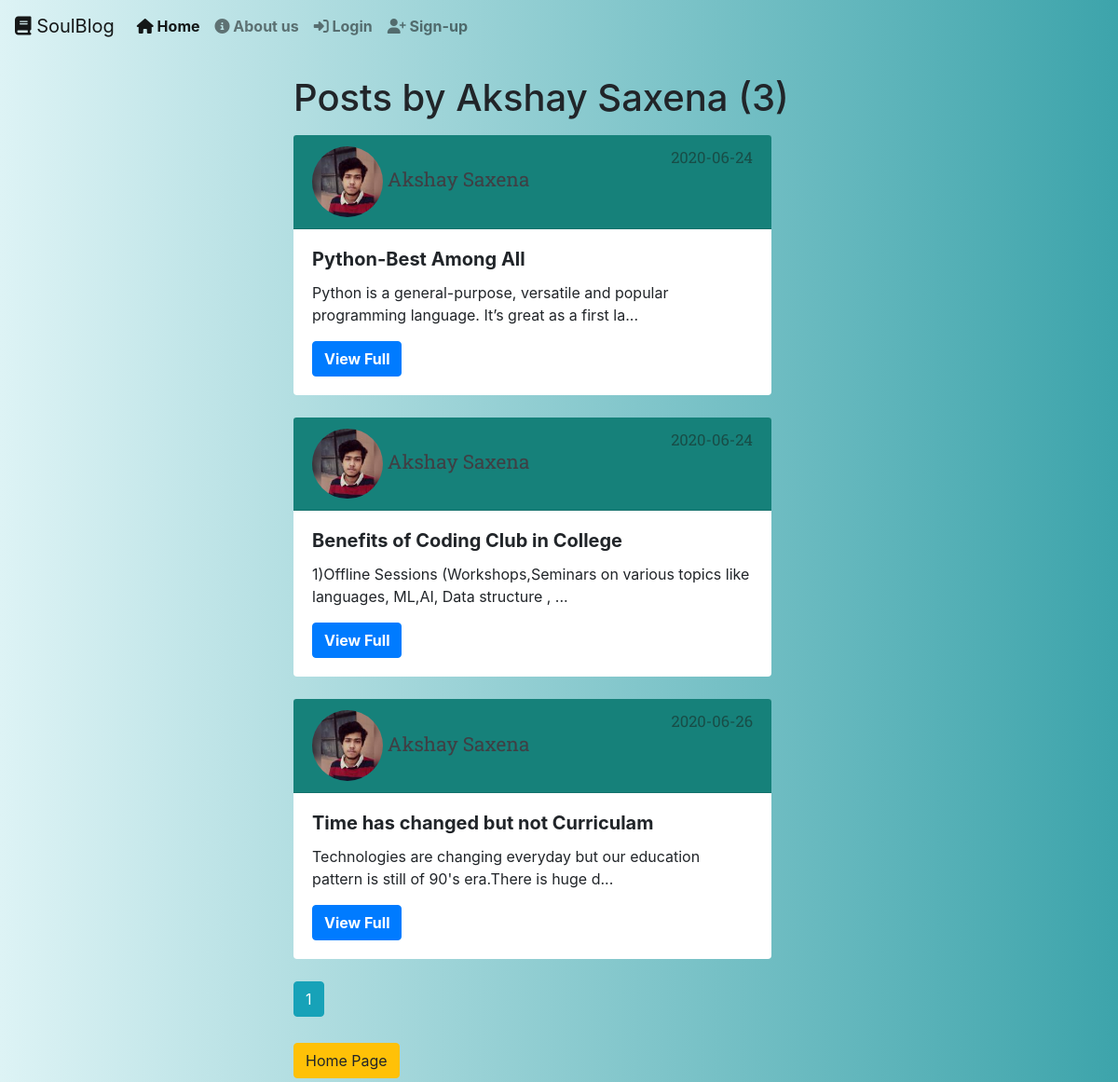
Page /user/Akshay Saxena on the committed database.
### Flask_Projects/models.py (models this page shows, shortened)
class User(db.Model,UserMixin):
    id=db.Column(db.Integer,primary_key=True)
    username=db.Column(db.String(30),unique=True,nullable=False)
    email=db.Column(db.String(130),unique=True,nullable=False)
    password=db.Column(db.String(30),unique=True,nullable=False)
    img_file=db.Column(db.String(30),nullable=False,default='def.png')
    posts=db.relationship('Post',backref='author',lazy=True)

class Post(db.Model):
    id = db.Column(db.Integer, primary_key=True)
    title=db.Column(db.String(30),nullable=False)
    date_post=db.Column(db.DateTime,nullable=False,default=datetime.utcnow)
    content=db.Column(db.Text,nullable=False)
    user_id=db.Column(db.Integer,db.ForeignKey('user.id'),nullable=False)

### Flask_Projects/users/routes.py (the view)
@users.route("/user/<string:username>")
def userposts(username):
    page=request.args.get('page',1,type=int)
    user=User.query.filter_by(username=username).first_or_404()
    posts=Post.query.filter_by(author=user)\
            .paginate(page=page,per_page=4)
    return render_template('userpost.html',posts=posts,user=user,title=f"{user.username} Posts")

### Flask_Projects/templates/userpost.html (shortened to what this page needs)
{% extends "base.html" %}
{% block content %}
  <div class="container-fluid mt-4 userpost-cont-css">
    <h1 class="mb-3" id="userpost-head">Posts by {{ user.username }} ({{ posts.total }})</h1>
    {% for post in posts.items %}
      <div class="card card-css card-css-align">
        <div class="card-header blog-css" >
          <img class="article-img" src="{{ url_for('static', filename='profilepic/' + post.author.img_file) }}">
          <a class="mr-2" id="usertag" href="{{ url_for('users.userposts', username=post.author.username) }}">{{ post.author.username }}</a>
          <small class="text-muted"> <span id="time-css"> {{ post.date_post.strftime('%Y-%m-%d') }}
          </span> </small>
        </div>
        <div class="card-body">
          <h5 class="card-title"><b>{{post.title}}</b></h5>
          <p class="card-text">{{post.content|truncate(100, True)}}</p>
          <a href="{{url_for('posts.post',post_id=post.id)}}" class="btn btn-primary"><b>View Full</b></a>
        </div>
      </div>
      <br>
    {% endfor %}
    {% for page_num in posts.iter_pages(left_edge=1, right_edge=1, left_current=1, right_current=2) %}
      {% if page_num %}
        {% if posts.page == page_num %}
          <a class="btn btn-info mb-4" href="{{ url_for('users.userposts', username=user.username, page=page_num) }}">{{ page_num }}</a>
        {% else %}
          <a class="btn btn-outline-info mb-4" href="{{ url_for('users.userposts', username=user.username, page=page_num) }}">{{ page_num }}</a>
        {% endif %}
      {% else %}
        ...
      {% endif %}
    {% endfor %}
    <div>
    <a class="btn btn-warning btn-md mt-1 mb-1 btnhome-css" href="{{ url_for('main.homepage') }}">Home Page</a>
  </div>
  </div>
{% endblock content %}

### Flask_Projects/static/base.css (style rules this page uses)
.card { width: 50%; }
.article-img { border-radius: 50%; width: 20%; }
.blog-css { font-family: 'Roboto Slab', serif; font-size: 160%; background-color: #16817a; }

### Flask_Projects/templates/userpost.html (style rules this page uses)
.userpost-cont-css { width: 50%; }
.card { width: 90%; border: 0px; }
.card-header { font-family:'Roboto Slab', serif; background-color:#16817a; font-size: 130%; }
.article-img { border-radius: 60%; width: 16%; }
.card-text { white-space: pre-wrap; }
#time-css { color: #184d47; float: right; }
.btnhome-css { margin-top: 30%; }
#usertag { color: #3f3f44; }

### Flask_Projects/templates/base.html (style rules this page uses)
body { background-image:linear-gradient(90deg,#ddf3f5,#3da4ab); }

### rows in the picture
User: username "Akshay Saxena"
Post: img_file (picture), author.username "Akshay Saxena", date_post "2020-06-24", title "Python-Best Among All", content "Python is a general-purpose, versatile and popular programming language. It’s great as a first la..."
Post: img_file (picture), author.username "Akshay Saxena", date_post "2020-06-24", title "Benefits of Coding Club in College", content "1)Offline Sessions (Workshops,Seminars on various topics like languages, ML,AI, Data structure , ..."
Post: img_file (picture), author.username "Akshay Saxena", date_post "2020-06-26", title "Time has changed but not Curriculam", content "Technologies are changing everyday but our education pattern is still of 90's era.There is huge d..."

### other values in the picture
{{ posts.total }} "3"
{{ page_num }} "1"
